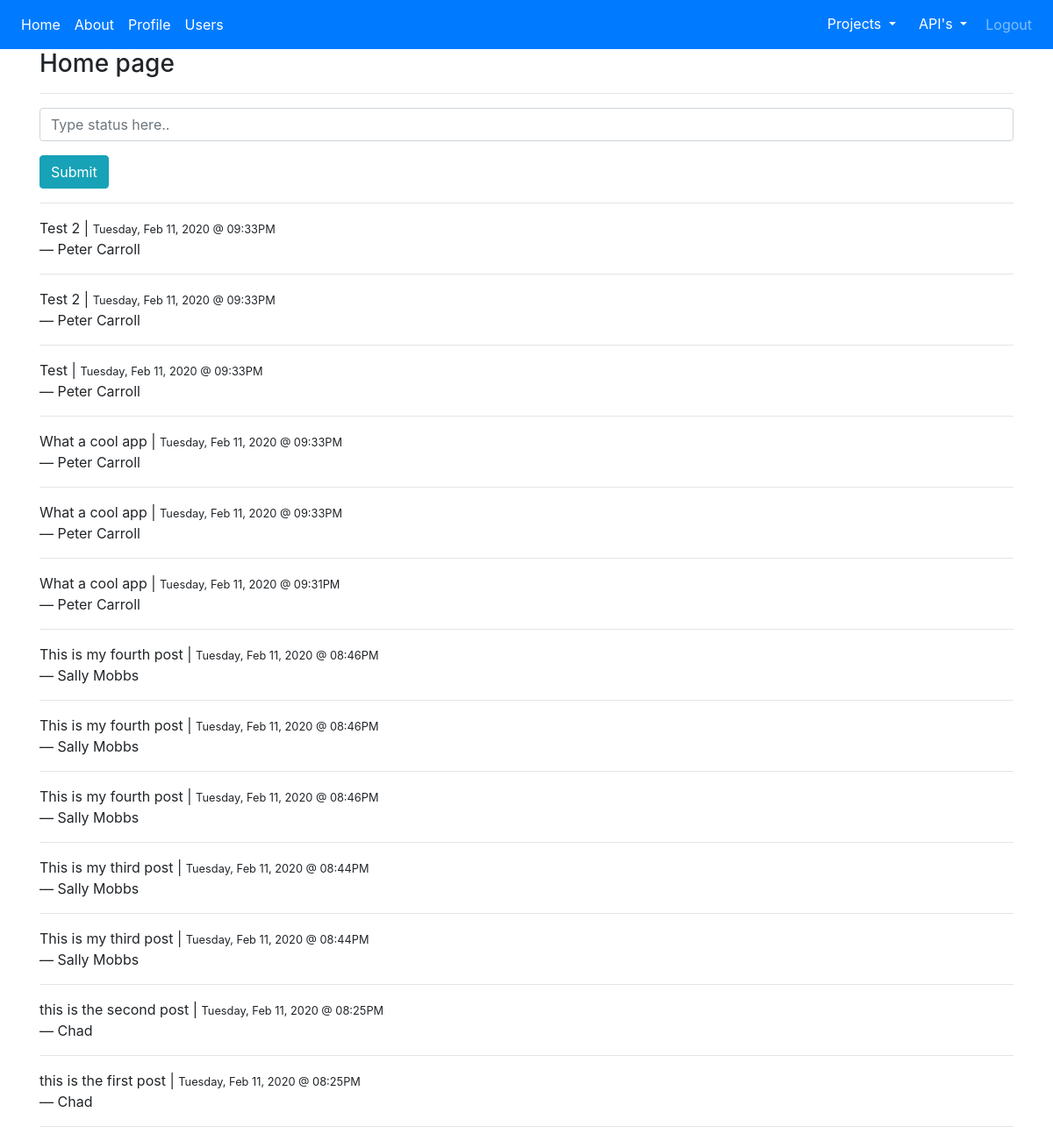
The app's page / (signed in) with its own data.
### app/models.py (models this page shows, shortened)
class Post(db.Model):
    id = db.Column(db.Integer, primary_key=True)
    body = db.Column(db.Text)
    timestamp = db.Column(db.DateTime, index=True, default=datetime.utcnow)
    user_id = db.Column(db.Integer, db.ForeignKey('user.id'))

class User(db.Model,UserMixin):
    id = db.Column(db.Integer, primary_key=True)
    name = db.Column(db.String(40), nullable=False)
    email = db.Column(db.String(50), nullable=False, unique=True)
    password = db.Column(db.String(180), nullable=False)
    created_on = db.Column(db.DateTime, nullable=False,
                           default=datetime.utcnow)
    posts = db.relationship('Post',backref='author', lazy='dynamic')
    def __str__(self):
        return self.name

### app/blueprints/main/routes.py (the view)
@main.route('/', methods=['GET','POST'])
def index():
    form = BlogForm()
    context = {
        'form':form,
        'posts':Post.query.order_by(Post.timestamp.desc()).all()
    }
    if form.validate_on_submit():
        p = Post(body=form.body.data, user_id=current_user.id)
        db.session.add(p)
        db.session.commit()
        flash("Post added succesfully!", 'success')
        return redirect(url_for('main.index'))
    return render_template('index.html', **context)

### app/blueprints/account/forms.py
class BlogForm(FlaskForm):
    body = StringField(validators=[DataRequired()])
    submit = SubmitField(label="Submit")

### app/models.py (called while the page is built)
@login.user_loader
def get_user(id):
    return User.query.get(int(id))

### app/templates/index.html (shortened to what this page needs)
{% extends 'layout.html' %}
{% block content %}
  <h3>Home page</h3>
  <hr/>
  <form action="{{ url_for('main.index')}}" method="POST">
    <div class="form-group">
      {{ form.body(class="form-control", placeholder="Type status here..")}}
    </div>
    <div class="form-group">
        {{ form.submit(class="btn btn-info") }}
    </div>
  </form>
  <hr/>
  {% if posts%}
  {% for p in posts%}
    <p>
      {{ p.body }} | <small>{{  p.timestamp.strftime('%A, %b %d, %Y @ %I:%M%p ') }}</small><br/>
    &mdash; {{ p.author }}
    </p>
    <hr/>
  {% endfor %}
  {% endif %}
{% endblock %}

### records on screen
Post: body "Test 2", timestamp "Tuesday, Feb 11, 2020 @ 09:33PM", author "Peter Carroll"
Post: body "Test 2", timestamp "Tuesday, Feb 11, 2020 @ 09:33PM", author "Peter Carroll"
Post: body "Test", timestamp "Tuesday, Feb 11, 2020 @ 09:33PM", author "Peter Carroll"
Post: body "What a cool app", timestamp "Tuesday, Feb 11, 2020 @ 09:33PM", author "Peter Carroll"
Post: body "What a cool app", timestamp "Tuesday, Feb 11, 2020 @ 09:33PM", author "Peter Carroll"
Post: body "What a cool app", timestamp "Tuesday, Feb 11, 2020 @ 09:31PM", author "Peter Carroll"
Post: body "This is my fourth post", timestamp "Tuesday, Feb 11, 2020 @ 08:46PM", author "Sally Mobbs"
Post: body "This is my fourth post", timestamp "Tuesday, Feb 11, 2020 @ 08:46PM", author "Sally Mobbs"
Post: body "This is my fourth post", timestamp "Tuesday, Feb 11, 2020 @ 08:46PM", author "Sally Mobbs"
Post: body "This is my third post", timestamp "Tuesday, Feb 11, 2020 @ 08:44PM", author "Sally Mobbs"
Post: body "This is my third post", timestamp "Tuesday, Feb 11, 2020 @ 08:44PM", author "Sally Mobbs"
Post: body "this is the second post", timestamp "Tuesday, Feb 11, 2020 @ 08:25PM", author "Chad"
Post: body "this is the first post", timestamp "Tuesday, Feb 11, 2020 @ 08:25PM", author "Chad"
